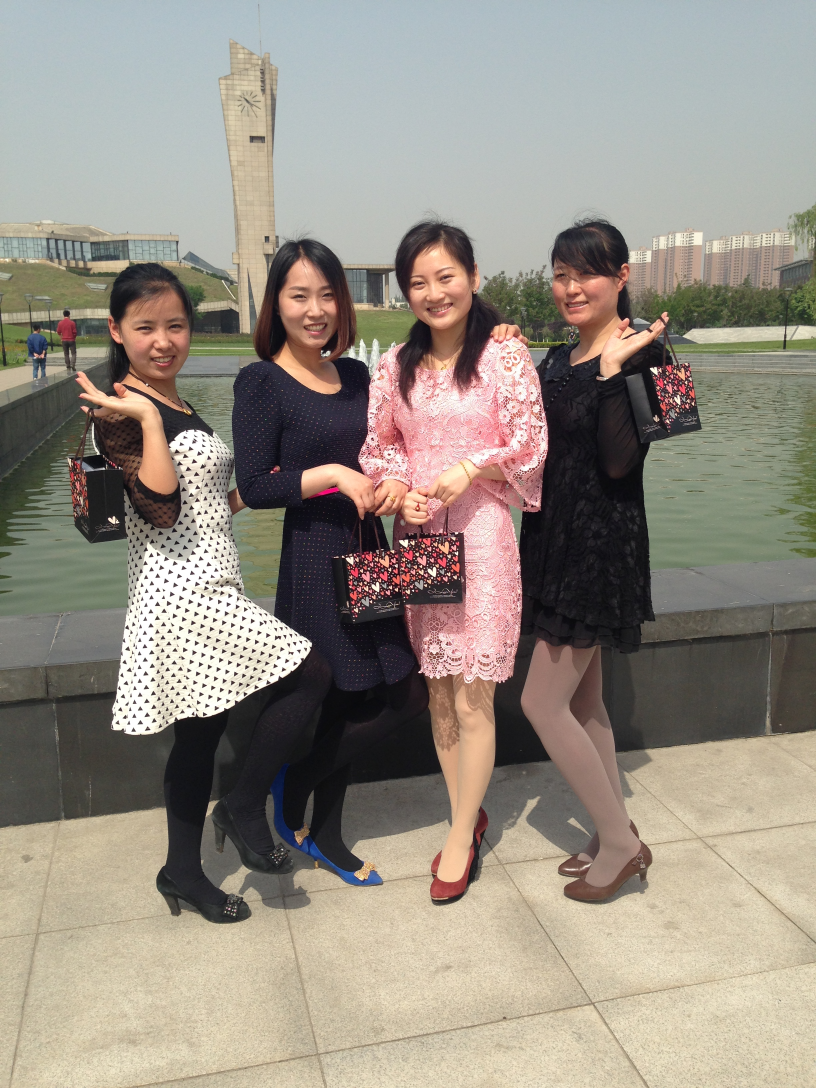
#> input picture gender_predict/3.jpg, 2448 x 3264 px (shown at 1/3 size); its folder holds 2 pictures in this run
$ python load_dataset.py .   (Python 2 division)
#> lines starting #> are read from the running program, lines starting #| are printed output that depends on the picture
#> in read_path, image is the input picture: shape (3264, 2448, 3); mean B, G, R 132, 142.8, 150.5
#!/usr/bin/env python
# -*- coding: utf-8 -*-

import os
import sys
import numpy as np
import cv2

IMAGE_SIZE = 128
images = []
labels = []

# 按照指定图像大小调整尺寸
def resize_image(image, height=IMAGE_SIZE, width=IMAGE_SIZE):
#> called with height = 128, width = 128
    top, bottom, left, right = (0, 0, 0, 0)

    # 获取图像尺寸
    h, w, _ = image.shape
#> h = 3264; w = 2448

    # 对于长宽不相等的图片，找到最长的一边
    longest_edge = max(h, w)
#> longest_edge = 3264

    # 计算短边需要增加多上像素宽度使其与长边等长
    if h < longest_edge:
        dh = longest_edge - h
        top = dh // 2
        bottom = dh - top
    elif w < longest_edge:
        dw = longest_edge - w
#> dw = 816
        left = dw // 2
#> left = 408
        right = dw - left
#> right = 408
    else:
        pass

        # RGB颜色
    BLACK = [0, 0, 0]

    # 给图像增加边界，是图片长、宽等长，cv2.BORDER_CONSTANT指定边界颜色由value指定
    constant = cv2.copyMakeBorder(image, top, bottom, left, right, cv2.BORDER_CONSTANT, value=BLACK)
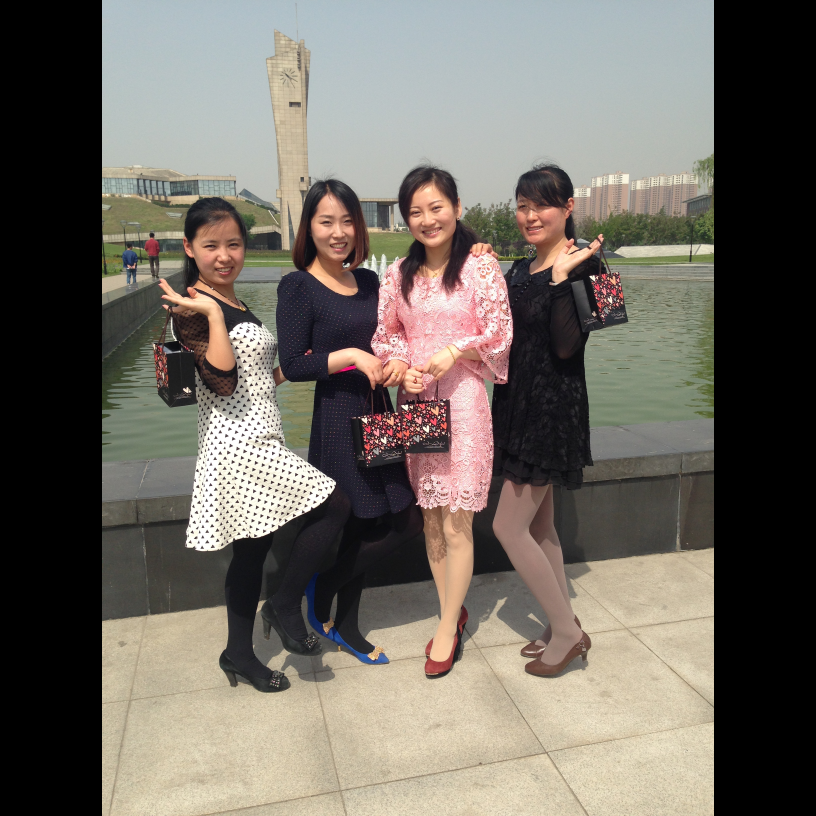
#> constant: shape (3264, 3264, 3) (shown at 1/4 size); mean B, G, R 99, 107.1, 112.9

    # 调整图像大小并返回
    return cv2.resize(constant, (height, width))
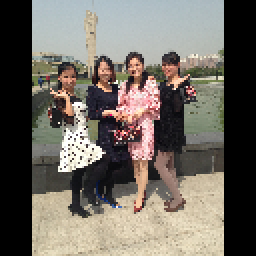
#> returned value: shape (128, 128, 3) (shown 2 times larger); mean of channels 0, 1, 2 98.9, 107, 112.7; drawn as B, G, R


def read_path(path_name):
    for dir_item in os.listdir(path_name):
        # 从初始路径开始叠加，合并成可识别的操作路径
        # 每一张照片的绝对路径
        full_path = os.path.abspath(os.path.join(path_name, dir_item))
        # 如果是文件夹，继续递归调用

        if os.path.isdir(full_path):
            read_path(full_path)
        else:
            if dir_item.endswith('.jpg'):
                image = cv2.imread(full_path)
                image = resize_image(image, IMAGE_SIZE, IMAGE_SIZE)
                images.append(image)
                labels.append(path_name)
#> pass 2 of the loop in read_path, `for dir_item in os.listdir(path_name):`:
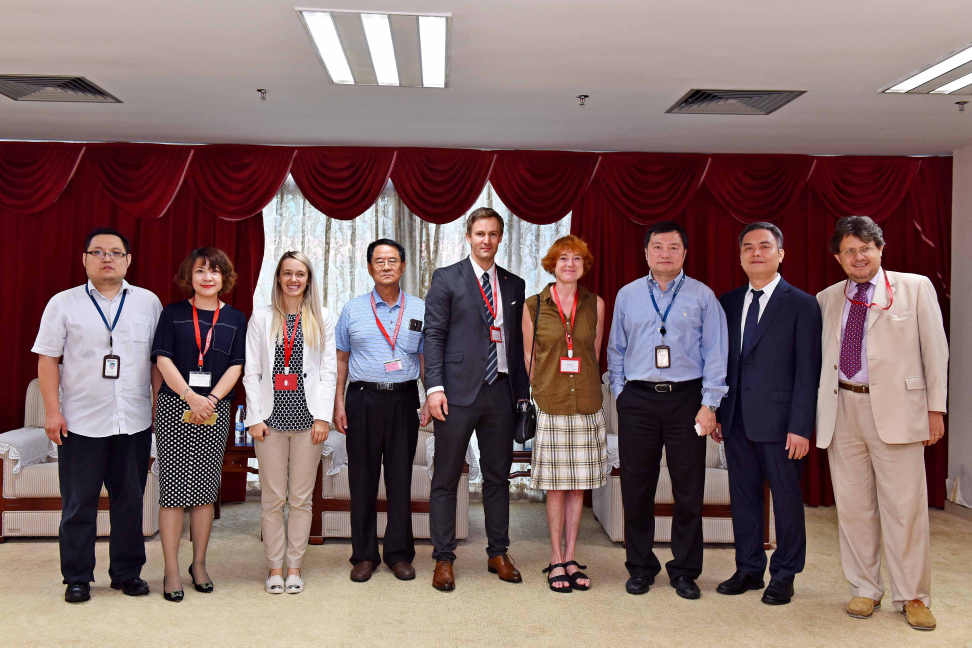
#> input picture gender_predict/4.jpg, 3886 x 2590 px (shown at 1/4 size)
#> in read_path, image is the input picture: shape (2590, 3886, 3); mean B, G, R 103.8, 105.1, 129
#> in resize_image (call 2), `constant = cv2.copyMakeBorder(image, top, bottom, left, right, cv2.BOR..`:
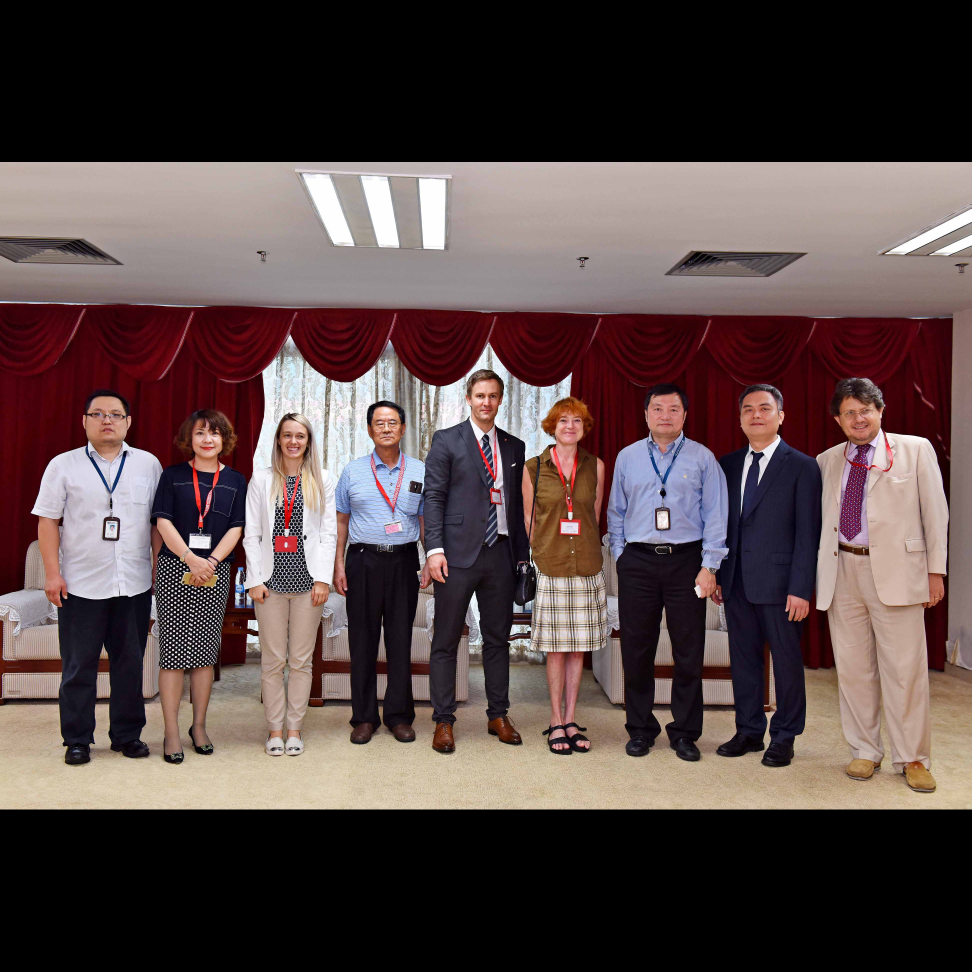
#> constant: shape (3886, 3886, 3) (shown at 1/4 size); mean B, G, R 69.2, 70.1, 86
#> in resize_image (call 2), `return cv2.resize(constant, (height, width))`:
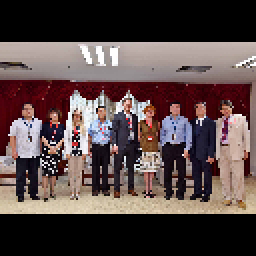
#> returned value: shape (128, 128, 3) (shown 2 times larger); mean of channels 0, 1, 2 69.9, 70.9, 87; drawn as B, G, R

    return images, labels


def load_dataset(path_name):
    images, labels = read_path(path_name)
#> images = 2 items; labels = ['.', '.']
    images = np.array(images)
    print images.shape
#| (2, 128, 128, 3)
    print len(labels)
#| 2
    num = 0
    for i in range(len(labels)):
        if labels[i].endswith("female"):
            labels[i] = 0
        else:
            labels[i] = 1
#> this loop made 2 passes
#> after the loop, labels = [1, 1]

    #labels = np.array([0 if label.endswith('shi') else 1 for label in labels])
    print labels
#| [1, 1]
    return images, labels

if __name__ == '__main__':
    if len(sys.argv) != 2:
        print ("Usage:%s path_name\r\n" % (sys.argv[0]))
    else:
        images, labels = load_dataset(sys.argv[1])
#> labels = [1, 1]
